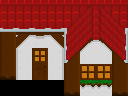

The image is a tile-based game level rendered from a .tmx file. Its description and complete source (layers, tilesets, objects, tile grids) follow:
An orthogonal 8x6 tile map with 16x16 px tiles, 1 tile layer (Kachelebene 1).

<map version="1.2" tiledversion="1.2.0" orientation="orthogonal" renderorder="right-down" width="8" height="6" tilewidth="16" tileheight="16" infinite="0" nextlayerid="5" nextobjectid="1">
 <tileset firstgid="1" name="houseTielset" tilewidth="16" tileheight="16" tilecount="100" columns="10">
  <image source="../tiels/houseTielset.png" width="160" height="160" />
 </tileset>
 <layer id="4" name="Kachelebene 1" width="8" height="6">
  <data encoding="csv">
12,12,12,12,12,84,85,12,
33,33,33,33,74,94,95,75,
31,44,43,45,62,34,35,67,
31,41,71,42,83,63,66,86,
11,41,81,42,31,91,91,31,
0,0,0,0,11,92,92,11
</data>
 </layer>
</map>